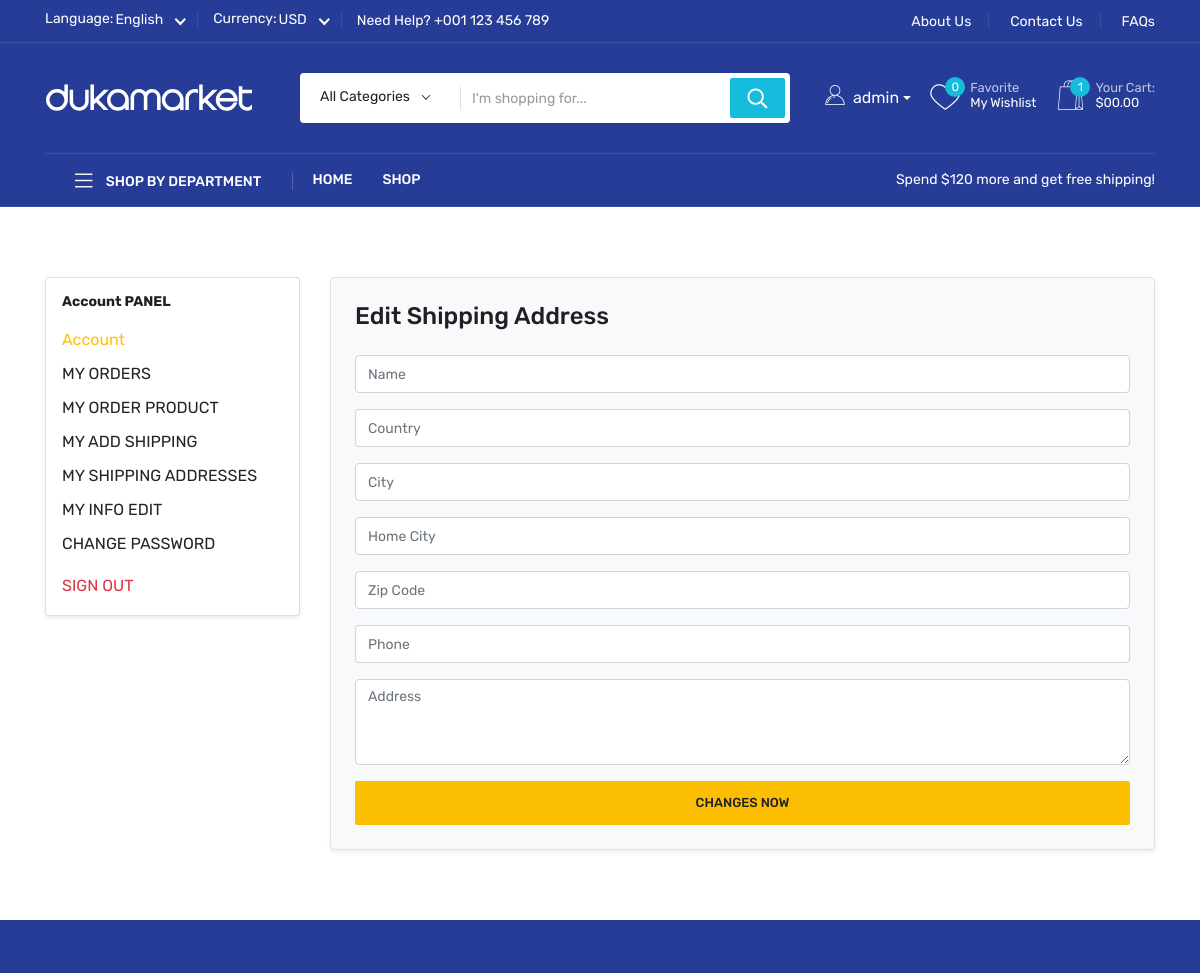
The page /account/address-edit/1/ (signed in, upper part) on the database as committed earlier.
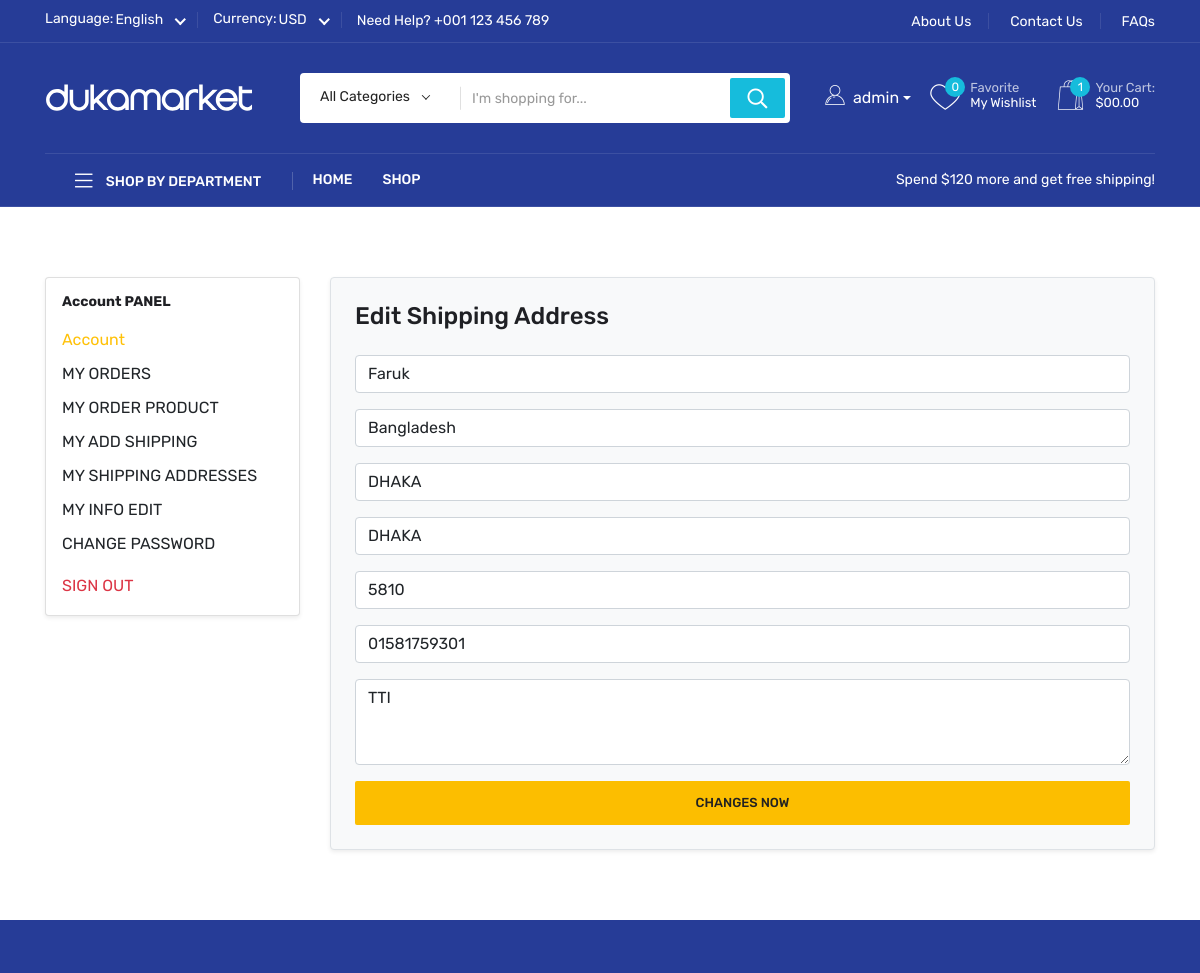
The same page on the database as committed later.
### account/models.py (models this page shows, shortened)
class Shipping(models.Model):
    user = models.ForeignKey(
        User,
        on_delete=models.CASCADE,
        related_name='shipping'
    )
    name = models.CharField(max_length=150, blank=True, null=True)
    country = models.CharField(max_length=150, blank=True, null=True)
    city = models.CharField(max_length=150, blank=True, null=True)
    home_city = models.CharField(max_length=150, blank=True, null=True)
    zip_code = models.CharField(max_length=15, blank=True, null=True)
    phone = models.CharField(max_length=16, blank=True, null=True)
    address = models.TextField(max_length=500, blank=True, null=True)
    created_at = models.DateTimeField(auto_now_add=True)
    updated_at = models.DateTimeField(auto_now=True)
    class Meta:
        ordering = ['id']
        verbose_name_plural = "02. Shipping"

### account/views.py (the view, shortened to what this page needs)
# urls.py: path('address-edit/<int:id>/', ShippingAddressEditView.as_view(), name='address-edit'),
@method_decorator(never_cache, name='dispatch')
class ShippingAddressEditView(LoginRequiredMixin, generic.View):
    def get(self, request, id):
        shipping = get_object_or_404(Shipping, id=id, user=request.user)
        form = ShippingForm(instance=shipping)
        return render(request, 'account/shipping-edit.html', {'form': form})

### account/forms.py
class ShippingForm(forms.ModelForm):
    def __init__(self, *args, **kwargs):
        super().__init__(*args, **kwargs)
        for field in self.fields:
            self.fields[field].widget.attrs.update({'class': 'form-control'})
    class Meta:
        model = Shipping
        fields = (
             'name', 'country', 'city', 'home_city', 'zip_code', 'phone', 'address',
        )
        widgets = {
            'name': forms.TextInput(attrs={'placeholder': 'Name'}),
            'country': forms.TextInput(attrs={'placeholder': 'Country'}),
            'city': forms.TextInput(attrs={'placeholder': 'City'}),
            'home_city': forms.TextInput(attrs={'placeholder': 'Home City'}),
            'zip_code': forms.TextInput(attrs={'placeholder': 'Zip Code'}),
            'phone': forms.TextInput(attrs={'placeholder': 'Phone'}),
            'address': forms.Textarea(attrs={'placeholder': 'Address', 'rows': 3}),
        }

### account/mixing.py (called while the page is built)
    def dispatch(self, request, *args, **kwargs):
        if not request.user.is_authenticated:
            return redirect(self.login_url)
        return super().dispatch(request, *args, **kwargs)

### templates/account/shipping-edit.html (shortened to what this page needs)
{% extends 'base.html' %}
{% load static %}
{% block main_content %}
<main>
    <div class="account-area mt-70 mb-70">
        <div class="container">
            <div class="row">
                <div class="col-3 mb-4">
                    {% include "account/sidebar.html" %}
                </div>
                <div class="col-9 mx-auto">
                    <form method="post" class="border p-4 rounded shadow-sm bg-light">
                        <h3 class="mb-4">Edit Shipping Address</h3>
                        <div class="form-group mb-3">
                            {{ form.name }}
                        </div>
                        <div class="form-group mb-3">
                            {{ form.country }}
                        </div>
                        <div class="form-group mb-3">
                            {{ form.city }}
                        </div>
                        <div class="form-group mb-3">
                            {{ form.home_city }}
                        </div>
                        <div class="form-group mb-3">
                            {{ form.zip_code }}
                        </div>
                        <div class="form-group mb-3">
                            {{ form.phone }}
                        </div>
                        <div class="form-group mb-3">
                            {{ form.address }}
                        </div>
                        <button type="submit" class="tp-in-btn w-100">Changes Now</button>
                    </form>
                </div>
            </div>
        </div>
    </div>
</main>
{% endblock main_content %}

Rows that differ between the two databases and show on the page:
changed Shipping: name (not shown) → "Faruk"; country (not shown) → "Bangladesh"; city (not shown) → "DHAKA"; home_city (not shown) → "DHAKA"; zip_code (not shown) → "5810"; phone (not shown) → "01581759301"; address (not shown) → "TTI"
